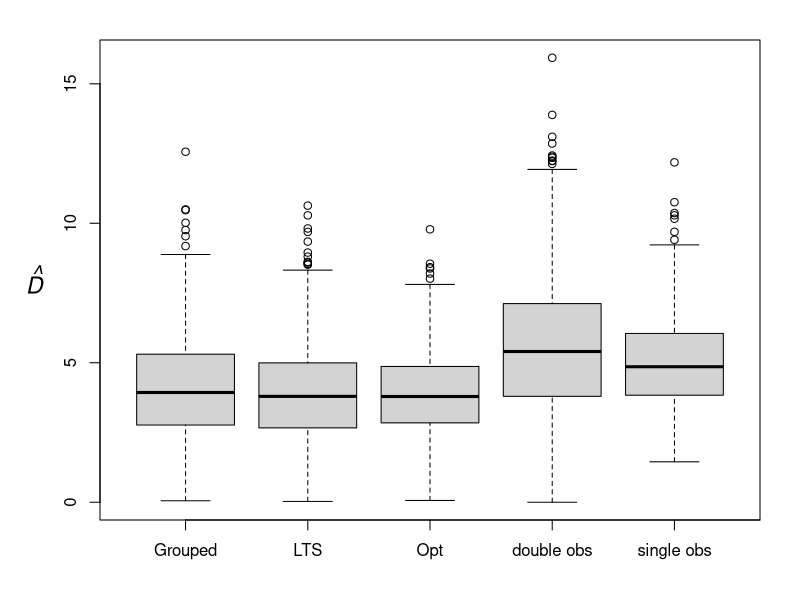
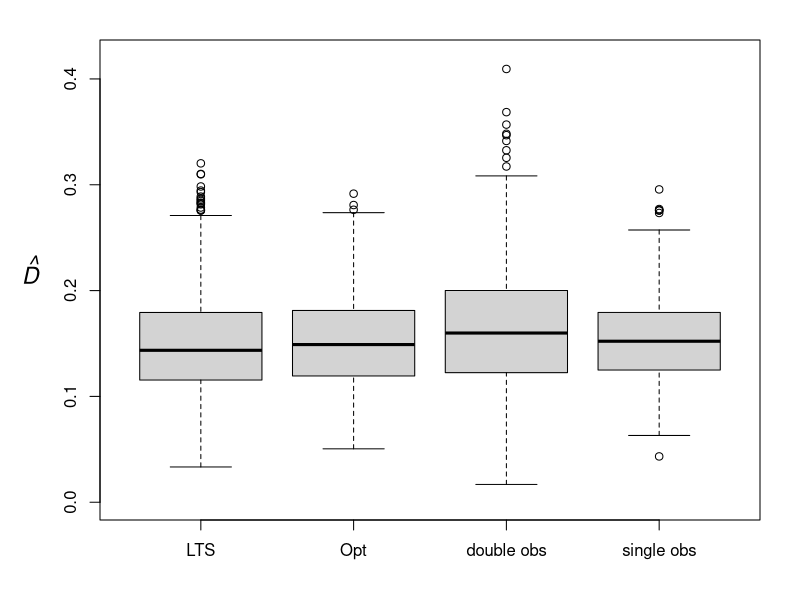
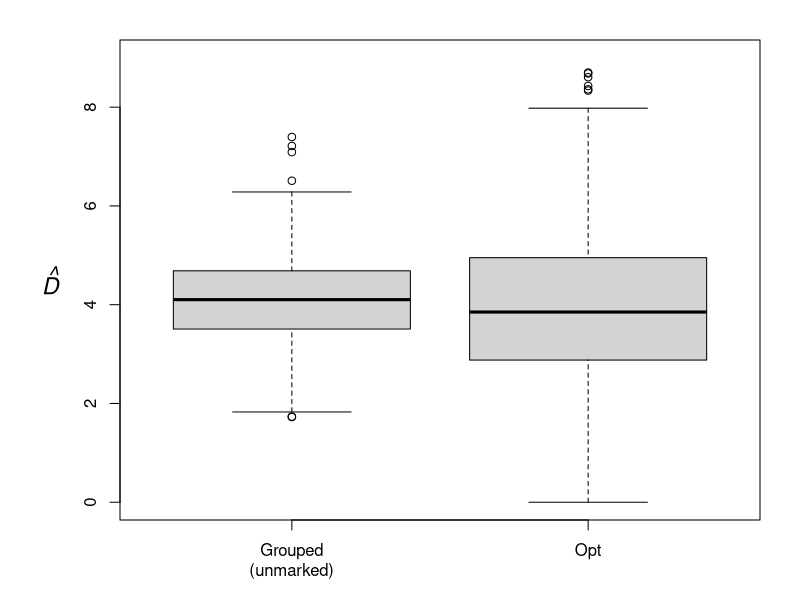

Here is the R script that generated these plots, in order:
## Source file for graphics ##
#library(viridis)
# data ----
#read in resampled data (first number in file is effort, second is the random seed)
#S mono data (all are resampled with replacement)
mySmonoDistResults <- read.table("dataSim/resampleSmono/distResults-600_1_1000.txt")
Plotresults1m <- read.table("dataSim/resampleSmono/plot1m-600_1_1000.txt")
Plotresults4m <- read.table("dataSim/resampleSmono/plot4m-600_1_1000.txt")

#S mono data unbanded grouped vs opt
#myUnbandedResults1 <- read.table("dataSim/resampleSmono/distResults-140_1Unbanded.txt")
myUnbandedResults2 <- read.table("dataSim/resampleSmono/distResults-600_1UnbandedRepl_1000.txt")

#Squad data (with replacement)
mySquadDistResults2 <- read.table("dataSim/resampleSquad/distResults-600_1Repl_1000.txt")
PlotresultsSQ2 <- read.table("dataSim/resampleSquad/plot-600_1Repl_1000.txt")

#S mono boxplot ----

smBoxData <- data.frame("method" = character(5000),
                        "estD" = numeric(5000))
smBoxData$method <- rep(c("LTS", "Opt", "GrB", "plot 1m \n(single)", "plot 1m \n(double)"), each = 1000)

smBoxData$estD[1:1000] <- mySmonoDistResults$estD[mySmonoDistResults$method=="LTS"]
smBoxData$estD[1001:2000] <- mySmonoDistResults$estD[mySmonoDistResults$method=="Opt"]
smBoxData$estD[2001:3000] <- mySmonoDistResults$estD[mySmonoDistResults$method=="GrB"]
smBoxData$estD[3001:4000] <- Plotresults1m$dhat_singleObs
smBoxData$estD[4001:5000] <- Plotresults1m$dhat_doubleObs

#default boxplot plotting order is alphabetical (...!?), so labels are ordered as such:

thingy <- expression(m^2)

#png("graphics/S_mono_box_Repl.png")#, width = 650
par(mar=c(4,5,2,2))
boxplot(smBoxData$estD~smBoxData$method, xlab = "", ylab = "", mgp = c(3, 2, 0), xaxt = "n", xpd = TRUE)
axis(side = 1, at = 1:7, labels = FALSE)
mtext("Grouped", side = 1, line = 1, at = 1) 
mtext("LTS", side = 1, line = 1, at = 2)
mtext("Opt", side = 1, line = 1, at = 3)                  
mtext("double obs", side = 1, line = 1, at = 4)
mtext("single obs", side = 1, line = 1, at = 5)
mtext(text = expression(italic(hat(D))), side = 2, line = 2.8, at = 8, las = 2, cex = 1.4) 
      
#dev.off()

# Senecio boxplot with replacement ----
sqBoxData2 <- data.frame("method" = character(4000),
                        "estD" = numeric(4000))
sqBoxData2$method <- rep(c("LTS", "Opt", "plotS", "plotD"), each = 1000)

sqBoxData2$estD[1:1000] <- mySquadDistResults2$estD[mySquadDistResults2$method=="LTS"]
sqBoxData2$estD[1001:2000] <- mySquadDistResults2$estD[mySquadDistResults2$method=="Opt"]
sqBoxData2$estD[2001:3000] <- PlotresultsSQ2$dhat_singleObs
sqBoxData2$estD[3001:4000] <- PlotresultsSQ2$dhat_doubleObs

#png("graphics/S_quad_boxRepl.png")
par(mar = c(4,5,2,2))
boxplot(sqBoxData2$estD~sqBoxData2$method, xlab = "", ylab = "", ylim = c(0, 0.42), xaxt = "n", xpd = TRUE, mgp = c(3, 2, 0))
axis(side = 1, at = 1:4, labels = FALSE)
mtext("LTS", side = 1, line = 1, at = 1) 
mtext("Opt", side = 1, line = 1, at = 2)        
mtext("double obs", side = 1, line = 1, at = 3) 
mtext("single obs", side = 1, line = 1, at = 4)
mtext(text = expression(italic(hat(D))), side = 2, line = 3, at = 0.22, las = 2, cex = 1.4) 

#dev.off()

# S mono Unbanded boxplot ----

SmUnbandedBox <- data.frame("method" = rep(c("Opt", "Grouped"), each = 1000),
                            "estD" = numeric(2000))
SmUnbandedBox$estD[1:1000] <- myUnbandedResults2$estD[myUnbandedResults2$method == "Opt"]
SmUnbandedBox$estD[1001:2000] <- myUnbandedResults2$estD[myUnbandedResults2$method == "GrN"]

#png("graphics/SmonoUnbandedBox.png", width = 520)
par(mar = c(4,6,2,2))
boxplot(SmUnbandedBox$estD~SmUnbandedBox$method , xlab = "", ylab = "", ylim = c(0, 9), xaxt = "n", xpd = TRUE, mgp = c(3, 2, 0))
axis(side = 1, at = 1:2, labels = FALSE)
mtext("Grouped\n(unmarked)", side = 1, line = 2, at = 1) 
mtext("Opt", side = 1, line = 1, at = 2)                  
mtext(text = expression(italic(hat(D))), side = 2, line = 3, at = 4.5, las = 2, cex = 1.4) 

#dev.off()

# summaries ----
# varD_sMono_dist_opt <- var(mySmonoDistResults$estD[mySmonoDistResults$method=="Opt"])
# varD_sMono_dist_lts <- var(mySmonoDistResults$estD[mySmonoDistResults$method=="LTS"])
# 
# benefit_smono <- varD_sMono_dist_lts/varD_sMono_dist_opt
# #1.4 in variance
# sqrt(benefit_smono) 
# #1.185 sd
# 
# var_sQuad_dist_opt <- var(mySquadDistResults2$estD[mySquadDistResults2$method=="Opt"])
# var_sQuad_dist_lts <- var(mySquadDistResults2$estD[mySquadDistResults2$method=="LTS"])
# 
# benefit_squad <- var_sQuad_dist_lts/var_sQuad_dist_opt
# #1.37 in variance
# sqrt(benefit_squad)
#1.169 sd

#double vs single obs plot difference

#1m
# plot1mEstDsingle_mean <- mean(Plotresults1m$dhat_singleObs)#5.00
# plot1mEstDdouble_mean <- mean(Plotresults1m$dhat_doubleObs)#5.59
# 
# plot1mDiff <- (1-plot1mEstDsingle_mean/plot1mEstDdouble_mean) #0.895
# 
# meanPsingle1m <- (mean(Plotresults1m$probObs1, na.rm = TRUE)+mean(Plotresults1m$probObs2, na.rm = TRUE))/2
# #0.888
# 
# meanPdouble1m <- mean(Plotresults1m$probOverall, na.rm = TRUE)
# #0.99
# (diffP1m <- 1-meanPsingle1m/meanPdouble1m)
# 
# #4m
# plot4mEstDsingle_mean <- mean(Plotresults4m$dhat_singleObs)#6.49
# plot4mEstDdouble_mean <- mean(Plotresults4m$dhat_doubleObs)#7.20
# 
# plot4mDiff <- (1-plot4mEstDsingle_mean/plot4mEstDdouble_mean) #0.901
# 
# meanPsingle4m <- (mean(Plotresults4m$probObs1, na.rm = TRUE)+mean(Plotresults4m$probObs2, na.rm = TRUE))/2
# #0.880
# 
# meanPdouble4m <- mean(Plotresults4m$probOverall, na.rm = TRUE)
# #0.99
# (diffP4m <- 1-meanPsingle4m/meanPdouble4m)
# 
# #Senecio
# plotSQEstDsingle_mean <- mean(PlotresultsSQ2$dhat_singleObs)#0.15
# plotSQEstDdouble_mean <- mean(PlotresultsSQ2$dhat_doubleObs)#0.16
# 
# plotSQDiff <- (1 - plotSQEstDsingle_mean/plotSQEstDdouble_mean)*100 #6.47%
# 
# meanPsingleSQ <- (mean(PlotresultsSQ2$probObs1, na.rm = TRUE)+mean(PlotresultsSQ2$probObs2, na.rm = TRUE))/2
# #0.945
# 
# meanPdoubleSQ <- mean(PlotresultsSQ2$probOverall, na.rm = TRUE)
# #1.00
# 
# (diffPsq <- 1-meanPsingleSQ/meanPdoubleSQ)

###### S mono plot ######
###### All methods overlaid
#graph results for S mono

## graph S mono SE ----
# virColours <- viridis(8, option = "D")
# #png("graphics/S_mono_se.png")
# plot(x = mySmonoDistResults$estD, 
#      y = mySmonoDistResults$seD, xlab = "D hat (indiv/m^2)", 
#      ylab = "se (D hat)", xlim = c(0,18), ylim = c(0,8),
#      pch = 2,
#      col = c(virColours[1],virColours[2],virColours[3])[as.factor(mySmonoDistResults$method)],  
#      main = "Comparison of se for distance and plot\n methods: Stackhousia monogyna")
# points(x = Plotresults1m$dhat_doubleObs, y = Plotresults1m$sed_double, pch = 1, col = virColours[4])
# points(x = Plotresults1m$dhat_singleObs, y = Plotresults1m$sed_single, pch = 1, col = virColours[5])
# points(x = Plotresults4m$dhat_doubleObs, y = Plotresults4m$sed_double, pch = 1, col = virColours[6])
# points(x = Plotresults4m$dhat_singleObs, y = Plotresults4m$sed_single, pch = 1, col = virColours[7])
# legend(x = 13, y = 3.8, 
#        legend = c(levels(as.factor(mySmonoDistResults$method)),
#                                   "double obs 1m plot", "single obs 1m plot",
#                                 "double obs 4m plot", "single obs 4m plot"),
#        pch = c(2, 2, 2, 1, 1, 1, 1), 
#        col = virColours[1:7], bty = "n")
#dev.off()

## graph S mono CV ----

#png("graphics/S_mono_cv.png")
# plot(x = mySmonoDistResults$estD, 
#      y = mySmonoDistResults$cvD, xlab = "D hat (indiv/m^2)", 
#      ylab = "cv (D hat)", xlim = c(0,22), ylim = c(0.1,1.1),
#      pch = 2, 
#      col = c(virColours[1],virColours[2],virColours[3])[as.factor(mySmonoDistResults$method)], 
#      main = "Comparison of cv for distance and plot\n methods: Stackhousia monogyna")
# points(x = Plotresults1m$dhat_doubleObs, y = Plotresults1m$sed_double/Plotresults1m$dhat_doubleObs, 
#        pch = 1, col = virColours[4])
# points(x = Plotresults1m$dhat_singleObs, y = Plotresults1m$sed_single/Plotresults1m$dhat_singleObs, 
#        pch = 1, col = virColours[5])
# points(x = Plotresults4m$dhat_doubleObs, y = Plotresults4m$sed_double/Plotresults4m$dhat_doubleObs, 
#        pch = 1, col = virColours[6])
# points(x = Plotresults4m$dhat_singleObs, y = Plotresults4m$sed_single/Plotresults4m$dhat_singleObs, 
#        pch = 1, col = virColours[7])
# legend(x = 12, y = 1, 
#        legend = c(levels(as.factor(mySmonoDistResults$method)),
#                                   "double obs 1m plot", "single obs 1m plot",
#                                 "double obs 4m plot", "single obs 4m plot"),
#        pch = c(2, 2, 2, 1, 1, 1, 1), 
#        col = virColours[1:7], bty = "n")
#dev.off()




# sm_se <- data.frame("method" = c("LTS", "Opt", "Grouped", "plot1S", "plot1D", "plot4mS", "plot4mD"), 
#                     "meanD" = numeric(7),
#                     "seD" = numeric(7))
# 
# mySmSe <- aggregate(mySmonoDistResults$estD[!is.na(mySmonoDistResults$estD)], by = list(mySmonoDistResults$method[!is.na(mySmonoDistResults$estD)]), FUN = sd)
# mySmD <- aggregate(mySmonoDistResults$estD[!is.na(mySmonoDistResults$estD)], by = list(mySmonoDistResults$method[!is.na(mySmonoDistResults$estD)]), FUN = mean)
# 
# sm_se$seD[sm_se$method=="LTS"] <- mySmSe$x[mySmSe$Group.1=="LTS"]
# sm_se$meanD[sm_se$method=="LTS"] <- mySmD$x[mySmD$Group.1=="LTS"]
# 
# sm_se$seD[sm_se$method=="Opt"] <- mySmSe$x[mySmSe$Group.1=="Opt"]
# sm_se$meanD[sm_se$method=="Opt"] <- mySmD$x[mySmD$Group.1=="Opt"]
# 
# sm_se$seD[sm_se$method=="Grouped"] <- mySmSe$x[mySmSe$Group.1=="GrB"]
# sm_se$meanD[sm_se$method=="Grouped"] <- mySmD$x[mySmD$Group.1=="GrB"]
# 
# sm_se$seD[sm_se$method=="plot1S"] <- sd(Plotresults1m$dhat_singleObs)
# sm_se$meanD[sm_se$method=="plot1S"] <- mean(Plotresults1m$dhat_singleObs)
# 
# sm_se$seD[sm_se$method=="plot1D"] <- sd(Plotresults1m$dhat_doubleObs)
# sm_se$meanD[sm_se$method=="plot1D"] <- mean(Plotresults1m$dhat_doubleObs)
# 
# sm_se$seD[sm_se$method=="plot4mS"] <- sd(Plotresults4m$dhat_singleObs)
# sm_se$meanD[sm_se$method=="plot4mS"] <- mean(Plotresults4m$dhat_singleObs)
# 
# sm_se$seD[sm_se$method=="plot4mD"] <- sd(Plotresults4m$dhat_doubleObs)
# sm_se$meanD[sm_se$method=="plot4mD"] <- mean(Plotresults4m$dhat_doubleObs)
# 
# sm_se$cvD <- round(sm_se$seD/sm_se$meanD, 3)

#write.csv(sm_se, "results/smMeanDtable.csv")

###### S quad without replacement ######
# All methods overlaid

# S quad with replacement ----

## graph Squad SE ----

#png("graphics/S_quad_seRepl.png")
# plot(x = mySquadDistResults2$estD, y = mySquadDistResults2$seD, xlab = "D hat (indiv/m^2)", 
#      ylab = "se (D hat)", pch = c(2, 17)[as.factor(mySquadDistResults2$method)],
#      xlim = c(0, 0.32), ylim = c(0, 0.11),
#      col = c(virColours[1],virColours[2])[as.factor(mySquadDistResults2$method)],
#      main = "Comparison of se for distance and plot \n methods: Senecio quadridentatus")
# points(x = PlotresultsSQ2$dhat_doubleObs, y = PlotresultsSQ2$se.d.double., pch = 1, col = virColours[4])
# points(x = PlotresultsSQ2$dhat_singleObs, y = PlotresultsSQ2$se_.d.single., pch = 16, col = virColours[7])
# legend(x = 0.22, y = 0.04, bty = "n",
#        legend = c(levels(as.factor(mySquadDistResults2$method)), "double obs plot", "single obs plot"),
#        pch = c(2, 17, 1, 16), col = c(virColours[1],virColours[2],virColours[4],virColours[7]))
# #dev.off()
# 
# ## graph S quad CV ----
# 
# #png("graphics/S_quad_cvRepl.png")
# plot(x = mySquadDistResults2$estD, y = mySquadDistResults2$cvD, xlab = "D hat (indiv/m^2)", 
#      ylab = "cv (D hat)", pch = c(2, 17)[as.factor(mySquadDistResults2$method)],
#      xlim = c(0, 0.32), ylim = c(0, 0.9),
#      col = c(virColours[1],virColours[2])[as.factor(mySquadDistResults2$method)],
#      main = "Comparison of cv for distance and plot \n methods : Senecio quadridentatus")
# points(x = PlotresultsSQ2$dhat_doubleObs, y = PlotresultsSQ2$se.d.double./PlotresultsSQ2$dhat_doubleObs, pch = 1, col = virColours[4])
# points(x = PlotresultsSQ2$dhat_singleObs, y = PlotresultsSQ2$se_.d.single./PlotresultsSQ2$dhat_singleObs, pch = 16, col = virColours[7])
# legend(x = 0.21, y = 0.3, bty = "n",
#        legend = c(levels(as.factor(mySquadDistResults2$method)), "double obs plot", "single obs plot"),
#        pch = c(2, 17, 1, 16), col = c(virColours[1],virColours[2],virColours[4],virColours[7]))
#dev.off()

# sq_se <- data.frame("method" = c("LTS", "Opt", "plotS", "plotD"), 
#                     "meanD" = numeric(4),
#                     "seD" = numeric(4))
# 
# mySqSe <- aggregate(mySquadDistResults2$estD[!is.na(mySquadDistResults2$estD)], by = list(mySquadDistResults2$method[!is.na(mySquadDistResults2$estD)]), FUN = sd)
# mySqD <- aggregate(mySquadDistResults2$estD[!is.na(mySquadDistResults2$estD)], by = list(mySquadDistResults2$method[!is.na(mySquadDistResults2$estD)]), FUN = mean)
# 
# sq_se$seD[sq_se$method=="LTS"] <- sd(mySquadDistResults2$estD[mySquadDistResults2$method=="LTS"])
# sq_se$meanD[sq_se$method=="LTS"] <- mean(mySquadDistResults2$estD[mySquadDistResults2$method=="LTS"])
# 
# sq_se$seD[sq_se$method=="Opt"] <- sd(mySquadDistResults2$estD[mySquadDistResults2$method=="Opt"])
# sq_se$meanD[sq_se$method=="Opt"] <- mean(mySquadDistResults2$estD[mySquadDistResults2$method=="Opt"])
# 
# sq_se$seD[sq_se$method=="plotS"] <- sd(PlotresultsSQ2$dhat_singleObs)
# sq_se$meanD[sq_se$method=="plotS"] <- mean(PlotresultsSQ2$dhat_singleObs)
# 
# sq_se$seD[sq_se$method=="plotD"] <- sd(PlotresultsSQ2$dhat_doubleObs)
# sq_se$meanD[sq_se$method=="plotD"] <- mean(PlotresultsSQ2$dhat_doubleObs)
# 
# sq_se$cvD <- round(sq_se$seD/sq_se$meanD, 3)

#write.csv(sq_se, "dataSim/sqMeanDtable.csv")



#Unbanded coefficient of variation

(cvD_unbanded <- sd(myUnbandedResults2$estD[myUnbandedResults2$method=="GrN"])/mean(myUnbandedResults2$estD[myUnbandedResults2$method=="GrN"])) #[1] 0.2157939

(cvD_D_unB_opt <- sd(myUnbandedResults2$estD[myUnbandedResults2$method=="Opt"])/mean(myUnbandedResults2$estD[myUnbandedResults2$method=="Opt"])) #[1] 0.3537305
